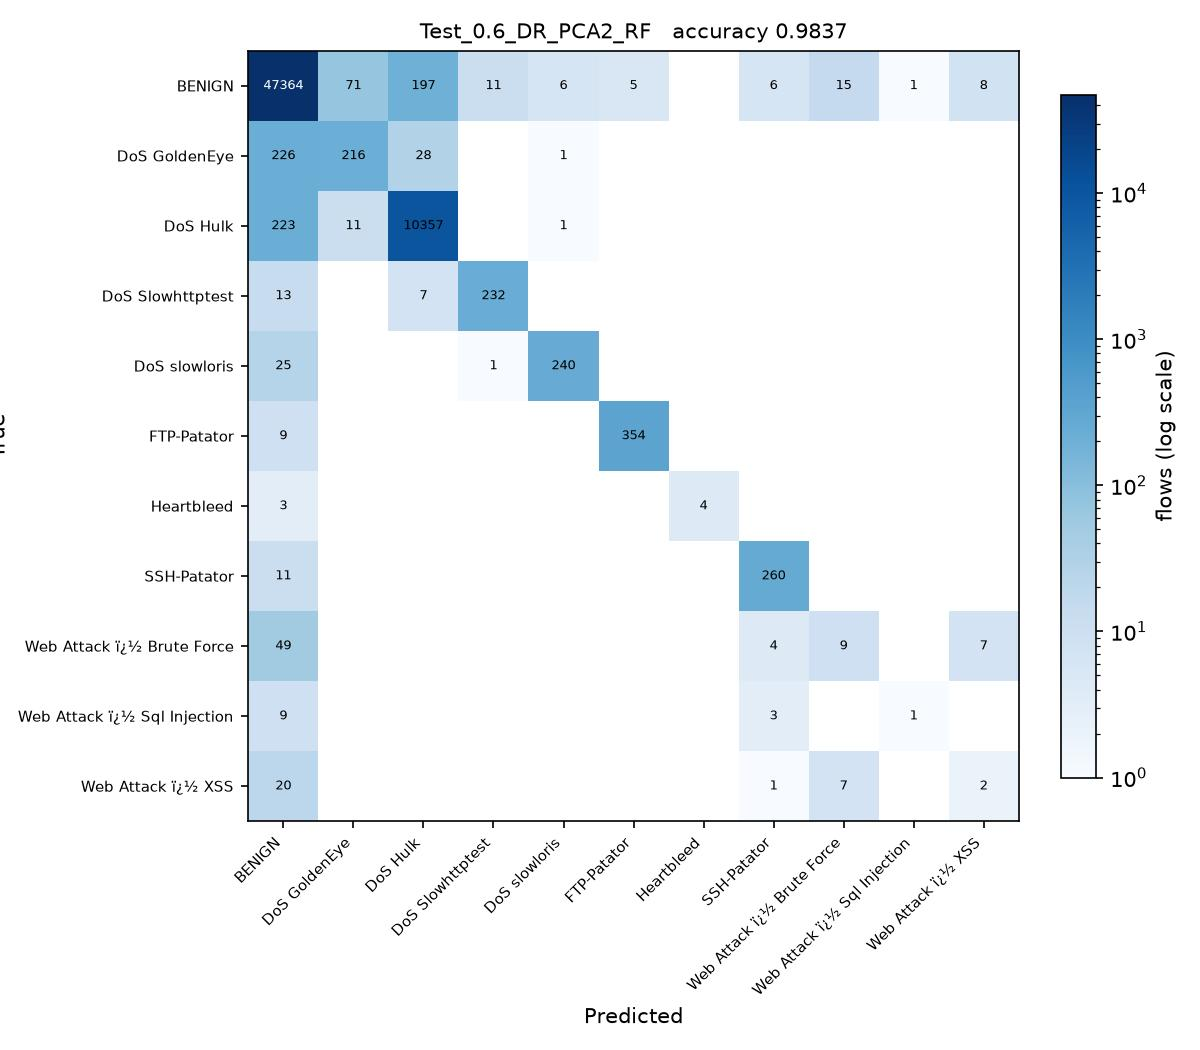

Here is the Python script that generated this plot:
# Test_0.6_DR_PCA2_RF.py
#
# Test size 0.6  |  PCA, 2 components  |  Random Forest (sheet #7)
#
# This is SGDC_60_40.py with the changes marked CHANGE below and nothing else.
#
# Taken from the sheet unchanged.

import os
from pathlib import Path

# CHANGE 1: run from the project folder, so the CSV names below resolve, and
# read them as latin-1. The Web Attack labels contain byte 0x96, which the
# default utf-8 decoder rejects with UnicodeDecodeError.
os.chdir(Path(__file__).resolve().parent.parent)
import numpy as np
import pandas as pd

df1 = pd.read_csv(r'C:\Users\Karthika\OneDrive\Desktop\ACN_PCA_75_Runs\Scripts\Tuesday-WorkingHours.pcap_ISCX (1).csv', low_memory=True, encoding='latin-1')
df2 = pd.read_csv(r'C:\Users\Karthika\OneDrive\Desktop\ACN_PCA_75_Runs\Scripts\Wednesday-workingHours.pcap_ISCX.csv', low_memory=True, encoding='latin-1')
df3 = pd.read_csv(r'C:\Users\Karthika\OneDrive\Desktop\ACN_PCA_75_Runs\Scripts\Thursday-WorkingHours-Morning-WebAttacks.pcap_ISCX.csv', low_memory=True, encoding='latin-1')

dataset = pd.concat([df1, df2, df3], ignore_index=True)

dataset.columns = dataset.columns.str.strip()

# CHANGE 2: a stratified sample of 100000 flows, the same for every run.
# The full three captures hold about 1.3 million flows, which makes 75 runs
# impractical. At least 50 flows of every class are kept.
label = dataset.columns[-1]
dataset = pd.concat(
    [g.sample(n=min(len(g), max(50, round(100000 * len(g) / len(dataset)))), random_state=0)
     for _, g in dataset.groupby(label)],
    ignore_index=True
)

X = dataset.iloc[:, :-1]
y = dataset.iloc[:, -1]

X = X.apply(pd.to_numeric, errors='coerce')

X.replace([np.inf, -np.inf], np.nan, inplace=True)

from sklearn.impute import SimpleImputer

imputer = SimpleImputer(missing_values=np.nan, strategy='mean')
X = imputer.fit_transform(X)

from sklearn.preprocessing import LabelEncoder

labelencoder_y = LabelEncoder()
y = labelencoder_y.fit_transform(y)

from sklearn.model_selection import train_test_split

X_train, X_test, y_train, y_test = train_test_split(
    X,
    y,
    test_size=0.6,   # CHANGE 3: test size
    random_state=0,
    stratify=y
)

# CHANGE 4: PCA, from PCA_LDA_KErnel_PCA_CODE.pdf (fitted on training data only).
# PCA follows the directions of largest variance, so the features have to be on
# a common scale first, otherwise the components just track whichever column has
# the biggest units. The scaler is fitted on the training split only.
from sklearn.preprocessing import StandardScaler
from sklearn.decomposition import PCA

scaler = StandardScaler()
X_train = scaler.fit_transform(X_train)
X_test = scaler.transform(X_test)

pca = PCA(n_components=2)
X_train = pca.fit_transform(X_train)          # no labels: PCA is unsupervised
X_test = pca.transform(X_test)
print("\nVariance explained by 2 components : {:.4f}".format(pca.explained_variance_ratio_.sum()))

# CHANGE 5: Random Forest (sheet #7) in place of SGDClassifier
from sklearn.ensemble import RandomForestClassifier

classifier = RandomForestClassifier(
    n_estimators=200,
    criterion='entropy',
    random_state=0
)

classifier.fit(X_train, y_train)

y_pred = classifier.predict(X_test) 

from sklearn.metrics import confusion_matrix
from sklearn.metrics import accuracy_score
from sklearn.metrics import precision_score
from sklearn.metrics import recall_score
from sklearn.metrics import f1_score
from sklearn.metrics import classification_report

cm = confusion_matrix(y_test, y_pred)

print("Confusion Matrix:\n")
print(cm)

print("\nAccuracy : {:.4f}".format(accuracy_score(y_test, y_pred)))
print("\nPrecision : {:.4f}".format(precision_score(y_test, y_pred, average='weighted')))
print("\nRecall : {:.4f}".format(recall_score(y_test, y_pred, average='weighted')))
print("\nF1 Score : {:.4f}".format(f1_score(y_test, y_pred, average='weighted')))

print("\nClassification Report:\n")
print(classification_report(y_test, y_pred))
# CHANGE 6: save the confusion matrix as Test_0.6_DR_PCA2_RF.jpg and record the result
import matplotlib
matplotlib.use('Agg')
import matplotlib.pyplot as plt
from matplotlib.colors import LogNorm

here = Path(__file__).resolve().parent
names = [str(c) for c in labelencoder_y.classes_]
fig, ax = plt.subplots(figsize=(8, 7))
im = ax.imshow(cm, cmap='Blues', norm=LogNorm(vmin=1))
ax.set_xticks(range(len(names)), names, rotation=45, ha='right', fontsize=7)
ax.set_yticks(range(len(names)), names, fontsize=7)
ax.set_xlabel('Predicted')
ax.set_ylabel('True')
ax.set_title('Test_0.6_DR_PCA2_RF   accuracy {:.4f}'.format(accuracy_score(y_test, y_pred)), fontsize=10)
for i in range(cm.shape[0]):
    for j in range(cm.shape[1]):
        if cm[i, j]:
            ax.text(j, i, cm[i, j], ha='center', va='center', fontsize=6,
                    color='white' if cm[i, j] > cm.max() / 3 else 'black')
fig.colorbar(im, ax=ax, fraction=0.04, label='flows (log scale)')
fig.tight_layout()
fig.savefig(here / 'Test_0.6_DR_PCA2_RF.jpg', dpi=150)
plt.close(fig)

row = pd.DataFrame([{
    'Test': 0.6, 'DR': 'PCA2', 'Clas': 'RF',
    'Acc': round(accuracy_score(y_test, y_pred), 4),
    'Pre': round(precision_score(y_test, y_pred, average='weighted', zero_division=0), 4),
    'Rec': round(recall_score(y_test, y_pred, average='weighted', zero_division=0), 4),
    'F1': round(f1_score(y_test, y_pred, average='weighted', zero_division=0), 4),
    'script': 'Test_0.6_DR_PCA2_RF',
}])
out = here.parent / 'results' / '75_runs.csv'
out.parent.mkdir(exist_ok=True)
if out.exists():
    old = pd.read_csv(out)
    row = pd.concat([old[old['script'] != 'Test_0.6_DR_PCA2_RF'], row], ignore_index=True)
row.to_csv(out, index=False)
